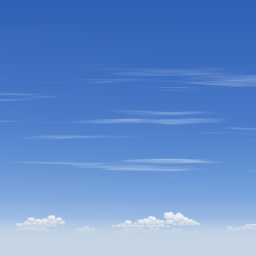
#> input picture data/sky/sky_hi_0.bmp, 256 x 256 px
$ python -i image.py   (imports and definitions only)
#> lines starting #> are read from the running program, lines starting #| are printed output that depends on the picture
### engine/tools/assetkit/palette.py
"""Shared style: named colours (muted Finnish summer evening, DESIGN 8.2), light defaults, colour helpers.

Colours are (r, g, b) tuples of ints 0..255. Helpers accept tuples of 3 or 4 values and return ints.

    from assetkit import palette as P
    P.C["punamulta"]                    # (140, 40, 30)
    P.shade(P.C["asphalt"], 1.2)        # brighter
    P.lerp(P.C["spruce"], P.C["pine"], 0.5)
    P.argb(P.C["trim_white"])           # 0xFFE1DCCD (vertex colour u32)
    P.q565(P.C["field"])                # what the colour looks like in RGB565
"""

import math

KEY = (255, 0, 255)
"""Transparent colour key (CLAUDE.md 8). Never use it (or anything close) as a real colour."""

# Named colours. Muted, slightly warm; no saturated primaries except signs.
C = {
    # light set (fi_summer evening, P: the sky task A5 may refine these in data/sky/<set>.txt)
    "sun": (255, 196, 140),
    "ambient": (110, 125, 160),
    "fog": (205, 170, 160),
    "horizon": (205, 170, 160),
    "zenith": (92, 120, 170),
    # road and ground
    "asphalt": (52, 52, 56),
    "asphalt_worn": (64, 63, 66),
    "line_white": (215, 212, 200),
    "line_yellow": (215, 175, 50),
    "gravel": (128, 118, 102),
    "dirt": (110, 90, 66),
    "sand_shore": (180, 165, 130),
    "grass": (96, 120, 52),
    "grass_dry": (140, 140, 70),
    "field": (170, 175, 80),
    "rye": (190, 172, 96),
    "forest_floor": (70, 70, 45),
    "moss": (85, 100, 50),
    "rock_granite": (120, 115, 112),
    "rock_dark": (80, 78, 80),
    "lake": (60, 90, 120),
    "lake_deep": (40, 62, 90),
    # vegetation
    "spruce": (30, 55, 35),
    "pine": (55, 80, 45),
    "pine_bark": (130, 80, 55),
    "birch_bark": (225, 222, 210),
    "birch_mark": (40, 38, 36),
    "birch_leaf": (110, 140, 60),
    "bush": (70, 95, 45),
    # buildings
    "punamulta": (140, 40, 30),
    "punamulta_dark": (100, 30, 24),
    "trim_white": (225, 220, 205),
    "wall_yellow": (205, 170, 90),
    "roof_tin": (110, 112, 115),
    "roof_tile": (150, 60, 40),
    "window": (40, 50, 60),
    "wood_grey": (130, 120, 105),
    "wood_dark": (70, 55, 40),
    "concrete": (150, 148, 140),
    "bale_white": (230, 230, 225),
    # signs (the only saturated colours)
    "sign_yellow": (240, 190, 20),
    "sign_red": (200, 30, 30),
    "sign_black": (20, 20, 20),
    "sign_white": (240, 240, 235),
    "sign_blue": (20, 70, 160),
    # car glass
    "glass": (40, 50, 62),
}

# ---- 1.2 additions (T02c): the M2/M3 art tasks' proposed colours, merged as NEW names only (the values above
# are unchanged, so existing outputs stay identical). Source task in brackets; where two tasks proposed the same
# name with different values, the second got a more specific name (noted).
C.update({
    # vegetation [A3 gen_vegetation VC]
    "spruce_shadow": (18, 36, 25),
    "spruce_lit": (50, 82, 54),
    "spruce_tip": (96, 110, 62),        # sunlit young shoots on top
    "pine_lit": (78, 104, 54),
    "pine_tip": (142, 134, 72),         # warm evening light on the crown tops
    "pine_bark_grey": (98, 84, 74),     # lower trunk
    "pine_bark_orange": (196, 118, 68),  # upper trunk ("pine_bark" stays the default)
    "birch_lit": (132, 160, 70),
    "birch_tip": (178, 182, 100),
    "juniper": (40, 64, 50),
    "forest_dark": (16, 26, 18),        # gaps deep inside a forest edge
    # road and ground [A2 gen_ground XC]
    "asphalt_dust": (96, 90, 80),       # gravel dust on the asphalt edge band
    "asphalt_new": (44, 44, 47),        # fresh asphalt (bridge deck, repair strips)
    "bitumen": (30, 30, 32),            # crack sealing
    "aggregate": (112, 108, 104),       # exposed granite chips in worn asphalt
    "kerb_red": (178, 46, 38),          # racing kerb red (muted sign_red)
    "kerb_white": (222, 219, 208),
    "granite_pink": (150, 120, 110),    # feldspar in Finnish granite (A2; A4's greyer one is "granite_boulder")
    "lichen": (150, 156, 122),          # reindeer / rock lichen (A2; A4's paler one is "lichen_pale")
    "blueberry": (48, 74, 36),          # blueberry shrub
    "needles": (92, 76, 54),            # needle litter
    "mud": (66, 56, 42),                # damp ditch soil
    "flower_white": (205, 205, 185),
    "flower_yellow": (200, 175, 60),
    "flower_purple": (120, 90, 130),
    "water_sky": (150, 140, 150),       # evening sky glints on the lake
    # buildings and props [A4 gen_buildings PAL]
    "church_cream": (236, 228, 202),    # pale ochre-white church boards
    "sauna_brown": (96, 66, 44),        # tarred/brown sauna boards
    "plinth_grey": (132, 128, 120),     # concrete / fieldstone plinth
    "granite_boulder": (134, 129, 128),  # grey granite with a faint red cast (A4's "granite_pink")
    "lichen_pale": (168, 172, 150),     # pale grey-green lichen on boulders (A4's "lichen")
    "galvanised": (170, 174, 176),      # sign posts, guard rail
    "straw": (198, 172, 98),            # hay / straw bales
    "pole_brown": (86, 64, 46),         # creosoted power pole
    "door_brown": (104, 70, 44),        # painted farmhouse door
    "glass_top": (58, 70, 96),          # window glass reflecting the zenith
    "glass_low": (150, 126, 128),       # ... and the warm horizon
    "reflector": (245, 160, 40),        # amber edge-post reflector
    "roof_dark": (64, 64, 70),          # church roof (tint of roof_tin)
    "brass": (196, 160, 84),            # church cross
    # the fi_evening light set as A5 built it (data/sky/fi_evening.txt is authoritative; the "fog", "horizon",
    # "zenith" defaults above stay as they were, so older pre-lit outputs don't change) [A5 gen_sky]
    "fi_evening_zenith": (84, 113, 168),
    "fi_evening_top": (100, 129, 180),     # top row of the sky tiles
    "fi_evening_horizon": (225, 185, 162),  # clear sky at +2 deg
    "fi_evening_fog": (203, 174, 153),     # = average of the horizon band (fogged terrain blends into the sky)
    "fi_evening_skyfill": (122, 136, 176),
})

LIGHT_SETS = {
    "fi_evening": {                      # A5's data/sky/fi_evening.txt (copy for tools; the txt is authoritative)
        "zenith": (84, 113, 168), "top": (100, 129, 180), "horizon": (225, 185, 162), "fog": (203, 174, 153),
        "sun": (255, 196, 140), "ambient": (110, 125, 160), "skyfill": (122, 136, 176), "hemi": 0.35,
        "sun_azim": -45.0, "sun_elev": 6.0, "fogStart": 440.0, "fogEnd": 800.0,
        "vHorizon": 0.8125, "elevLo": -6.0, "elevHi": 28.0,
    },
}
"""Named light sets: P.LIGHT_SETS["fi_evening"]["fog"]. sunDir = dir_from_angles(sun_azim, sun_elev)."""

UI = {
    # HUD / frontend colours [A6 gen_ui UI]. Separate dict: the names are generic ("red", "edge", "white").
    "ink": (10, 11, 16),            # glyph/panel outlines
    "drop": (0, 0, 0),              # drop shadow
    "fill_top": (255, 255, 255),    # glyph fill gradient (tint multiplies it)
    "fill_bot": (218, 220, 224),
    "panel": (17, 23, 35),          # panel glass (drawn with vertex alpha ~0xB0)
    "panel_hi": (46, 58, 80),       # panel top highlight rows
    "edge": (192, 200, 214),        # panel edge / frame light
    "edge_mid": (118, 126, 140),
    "accent": (242, 138, 38),       # evening-sun orange
    "accent_lo": (206, 84, 26),
    "red": (222, 40, 30),           # dial red zone
    "face": (30, 34, 44),           # dial face centre
    "face_rim": (12, 14, 20),       # dial face edge
    "chrome_hi": (236, 238, 242),
    "chrome_lo": (70, 76, 88),
    "tick": (238, 236, 228),
    "lake": (52, 100, 158),         # Finnish lake blue (logo swoosh)
    "lake_hi": (150, 196, 236),
    "logo_top": (255, 230, 120),    # logo letter gradient: low evening sun
    "logo_mid": (248, 150, 42),
    "logo_bot": (186, 42, 30),
    "logo_ink": (20, 18, 40),
    "logo_side": (110, 30, 26),     # logo extrusion
    "key_cap": (150, 158, 176),     # menu key cap rim light
    "white": (255, 255, 255),
}
"""HUD/frontend colours (A6): P.UI["accent"]."""

# Light defaults (match C above). Directions are unit vectors pointing FROM the surface TOWARD the light.
SUN_ELEV_DEG = 6.0
SUN_AZIM_DEG = -45.0        # compass-style yaw: 0 = north (+Z), positive toward east (+X); -45 = north-west


def dir_from_angles(azim_deg, elev_deg):
    """Unit vector toward a light at compass yaw azim (0 = +Z north, 90 = +X east) and elevation."""
    a = math.radians(azim_deg)
    e = math.radians(elev_deg)
    return (math.sin(a) * math.cos(e), math.sin(e), math.cos(a) * math.cos(e))


SUN_DIR = dir_from_angles(SUN_AZIM_DEG, SUN_ELEV_DEG)
"""Toward the low evening sun in the north-west (DESIGN 4.12)."""

KEY_DIR = dir_from_angles(-145.0, 50.0)
#> further down, picture is the input picture: PIL image 256x256 RGB; mean R, G, B 99.9, 141.2, 205.3
"""Object 'studio' key light used by mesh.prelight(mode='object'): from front-left-above in mesh space
(mesh front = -Z, so the light comes from -Z/-X/+Y). Gives readable face contrast independent of instance yaw."""

FOG_START_FRAC = 0.40       # Low preset; High 0.55 (DESIGN 3.7)


# ---------------------------------------------------------------------------------------------------- helpers

def clamp8(v):
    v = int(round(v))
    return 0 if v < 0 else (255 if v > 255 else v)


def rgb(c):
    """Normalise any (r, g, b[, a]) of ints/floats to an (r, g, b) int tuple."""
    return (clamp8(c[0]), clamp8(c[1]), clamp8(c[2]))


def lerp(a, b, t):
    """Linear mix of two colours, t in [0, 1]."""
    return (clamp8(a[0] + (b[0] - a[0]) * t), clamp8(a[1] + (b[1] - a[1]) * t), clamp8(a[2] + (b[2] - a[2]) * t))


def shade(c, f):
    """Multiply brightness by f (0.8 = 20% darker)."""
    return (clamp8(c[0] * f), clamp8(c[1] * f), clamp8(c[2] * f))


def mul(a, b):
    """Per-channel multiply of two colours (b acts as a 0..255 filter)."""
    return (clamp8(a[0] * b[0] / 255.0), clamp8(a[1] * b[1] / 255.0), clamp8(a[2] * b[2] / 255.0))


def add(a, b):
    return (clamp8(a[0] + b[0]), clamp8(a[1] + b[1]), clamp8(a[2] + b[2]))


def luma(c):
    """Perceived brightness 0..255 (Rec. 601)."""
    return 0.299 * c[0] + 0.587 * c[1] + 0.114 * c[2]


# [4 lines left out: function desaturate, not called in this run]


def warm(c, amount):
    """Shift toward the evening sun colour (amount 0..1, multiplicative)."""
    return lerp(c, mul(c, C["sun"]), amount)


def jitter(c, rng, amount):
    """Random brightness jitter: rng = assetkit.rng.Rng, amount e.g. 0.08 = +-8%."""
    return shade(c, 1.0 + (rng.random() * 2.0 - 1.0) * amount)


# [6 lines left out: function argb, not called in this run]


def from_argb(v):
    """u32 0xAARRGGBB -> (r, g, b, a)."""
    return ((v >> 16) & 255, (v >> 8) & 255, v & 255, (v >> 24) & 255)


def hexstr(c):
    return "#%02x%02x%02x" % rgb(c)


# [4 lines left out: function _q, not called in this run]


def q565(c):
    """Colour as it survives RGB565 (opaque textures)."""
    return (_q(c[0], 5), _q(c[1], 6), _q(c[2], 5))


def q555(c):
    """RGB555 / ARGB1555 colour part (keyed textures)."""
    return (_q(c[0], 5), _q(c[1], 5), _q(c[2], 5))


def q4444(c):
    """ARGB4444 colour part (smooth alpha textures)."""
    return (_q(c[0], 4), _q(c[1], 4), _q(c[2], 4))


def is_near_key(c, tol=40):
    """True for colours close to the magenta key (would read as key-tinted)."""
    return min(c[0], c[2]) - c[1] > tol and c[0] > 128 and c[2] > 128

### engine/tools/assetkit/image.py
"""Textures: canvas helpers on Pillow images, BMP writer/reader, key threshold, alpha pairing, atlas packer,
mip and 16-bit previews, tileable noise.

Engine texture rules (DESIGN 3.3): power-of-two sides, at most 256 x 256, aspect <= 8:1. Files are 24-bit
uncompressed bottom-up BMPs (BI_RGB). Keyed textures use EXACT magenta (255, 0, 255) for transparent texels;
smooth alpha goes into a paired 8-bit greyscale <name>_a.bmp.

    from assetkit import image as I
    img = I.new_rgba(128, 256)                       # draw with Pillow (ImageDraw) or I.supersample(...)
    I.save_bmp("data/tex/tree_pine.bmp", img, keyed=True)   # threshold + bleed -> exact magenta key
    I.save_bmp("data/tex/smoke.bmp", img, alpha=True)       # smoke.bmp + smoke_a.bmp
    I.save_bmp("data/tex/props.bmp", img, bg=(128, 128, 128))   # opaque: RGBA flattened over grey, no key
    rgb, info = I.read_bmp("data/tex/tree_pine.bmp")
"""

import math
import os
import struct

from PIL import Image, ImageDraw

from . import palette
from . import rng as _rng

KEY = palette.KEY
MAX_SIZE = 256
MAX_ASPECT = 8


# ---------------------------------------------------------------------------------------------------- basics

def is_pow2(n):
    return n > 0 and (n & (n - 1)) == 0


# [10 lines left out: function size_problems, not called in this run]


def new(w, h, color=(0, 0, 0)):
    """New RGB image."""
    return Image.new("RGB", (w, h), tuple(color[:3]))


# [66 lines left out: functions new_rgba, supersample, gradient, multiply, apply_noise, noise_image, not called in this run]


def wrap_offset(img, dx=None, dy=None):
    """Shift with wrap-around (default half size): seams of a tiling texture show up in the middle."""
    w, h = img.size
#> w = 256; h = 256
    dx = w // 2 if dx is None else dx % w
#> dx = 128
    dy = h // 2 if dy is None else dy % h
#> dy = 128
    out = img.copy()
    out.paste(img.crop((w - dx, 0, w, h)), (0, 0))
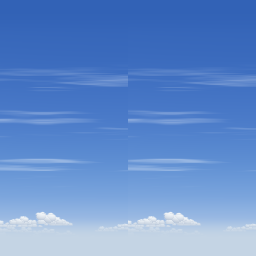
#> out: PIL image 256x256 RGB; mean R, G, B 100, 141.2, 205.3
    out.paste(img.crop((0, 0, w - dx, h)), (dx, 0))
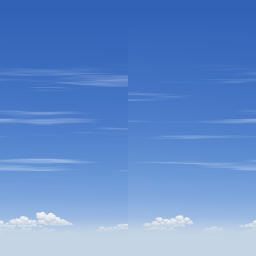
#> out: PIL image 256x256 RGB; mean R, G, B 99.9, 141.2, 205.3
    tmp = out.copy()
    out.paste(tmp.crop((0, h - dy, w, h)), (0, 0))
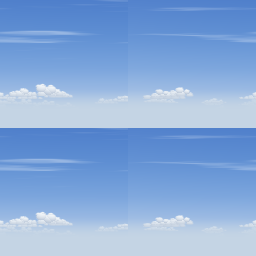
#> out: PIL image 256x256 RGB; mean R, G, B 135.2, 170.7, 218.9
    out.paste(tmp.crop((0, 0, w, h - dy)), (0, dy))
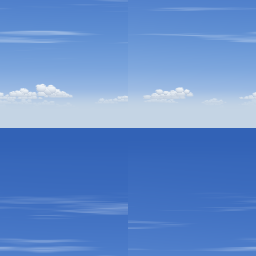
#> out: PIL image 256x256 RGB; mean R, G, B 99.9, 141.2, 205.3
    return out


# [319 lines left out: functions make_tileable, seam_error, bleed, key_threshold, keyed_to_rgba, bmp_bytes and 10 more, not called in this run]


class Atlas(object):
    """Pack named images into one texture with gutters; gutters are filled by repeating the edge texels so
    bilinear filtering and mips don't pull in neighbours (keyed images keep key gutters).

        at = Atlas(256, 256, gutter=2)
        at.add("sign_moose", img1); at.add("sign_curve", img2)
        sheet = at.image()                    # RGBA, packs on first use
        at.rect("sign_moose") -> (x, y, w, h);  at.uv("sign_moose") -> (u0, v0, u1, v1) for Geo.uv_remap
        I.save_bmp(path, sheet, keyed=True);  at.write_header("hud_rects.h", "HUD")
    """

    # [145 lines left out: functions __init__, add, pack, rect, uv, image and 5 more, not called in this run]


_BAYER4 = [[0, 8, 2, 10], [12, 4, 14, 6], [3, 11, 1, 9], [15, 7, 13, 5]]


# [38 lines left out: functions to16, tex_kb, not called in this run]

>>> from PIL import Image
>>> picture = Image.open('../../../data/sky/sky_hi_0.bmp')
>>> result = wrap_offset(picture)

$ run again, on data/sky/sky_hi_1.bmp
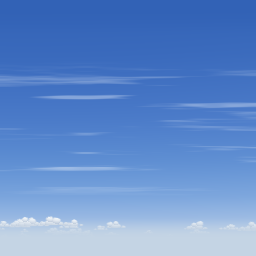
#> input picture data/sky/sky_hi_1.bmp, 256 x 256 px
#> picture is the input picture: PIL image 256x256 RGB; mean R, G, B 99.3, 140.8, 205.2
#> in wrap_offset, `out.paste(tmp.crop((0, h - dy, w, h)), (0, 0))`:
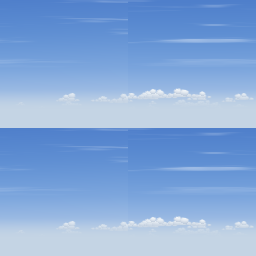
#> out: PIL image 256x256 RGB; mean R, G, B 133.8, 169.7, 218.7
#> in wrap_offset, `out.paste(tmp.crop((0, 0, w, h - dy)), (0, dy))`:
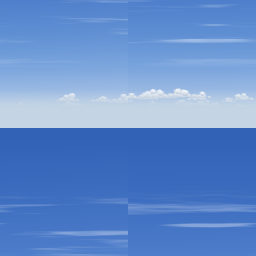
#> out: PIL image 256x256 RGB; mean R, G, B 99.3, 140.8, 205.2

$ run again, on data/sky/sky_hi_2.bmp
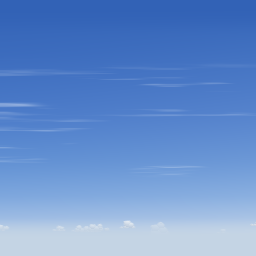
#> input picture data/sky/sky_hi_2.bmp, 256 x 256 px
#> picture is the input picture: PIL image 256x256 RGB; mean R, G, B 102.8, 143.6, 206.5
#> in wrap_offset, `out.paste(tmp.crop((0, h - dy, w, h)), (0, 0))`:
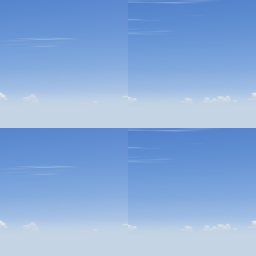
#> out: PIL image 256x256 RGB; mean R, G, B 138.4, 172.9, 219.8
#> in wrap_offset, `out.paste(tmp.crop((0, 0, w, h - dy)), (0, dy))`:
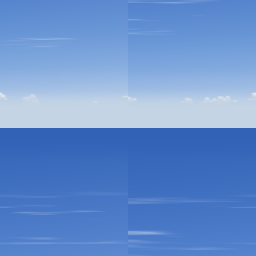
#> out: PIL image 256x256 RGB; mean R, G, B 102.8, 143.6, 206.5

$ run again, on data/sky/sky_hi_3.bmp
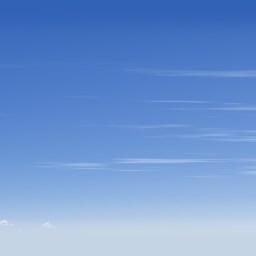
#> input picture data/sky/sky_hi_3.bmp, 256 x 256 px
#> picture is the input picture: PIL image 256x256 RGB; mean R, G, B 112.2, 150.7, 209.6
#> in wrap_offset, `out.paste(tmp.crop((0, h - dy, w, h)), (0, 0))`:
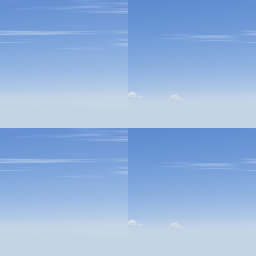
#> out: PIL image 256x256 RGB; mean R, G, B 149.6, 180.8, 222.6
#> in wrap_offset, `out.paste(tmp.crop((0, 0, w, h - dy)), (0, dy))`:
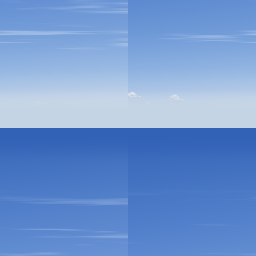
#> out: PIL image 256x256 RGB; mean R, G, B 112.2, 150.7, 209.6
